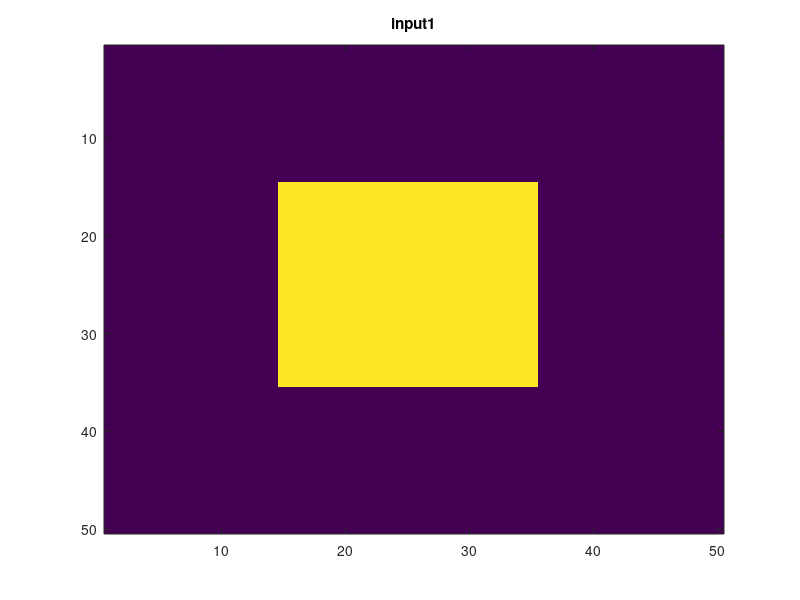
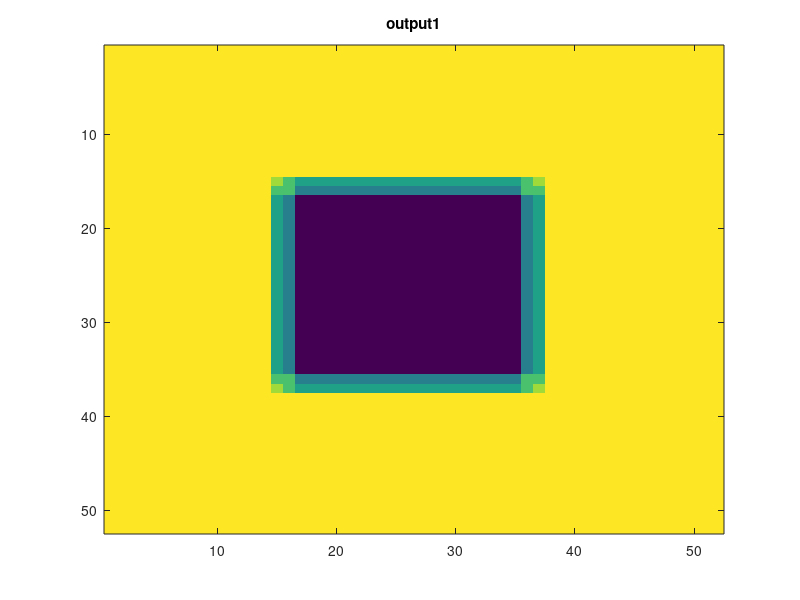
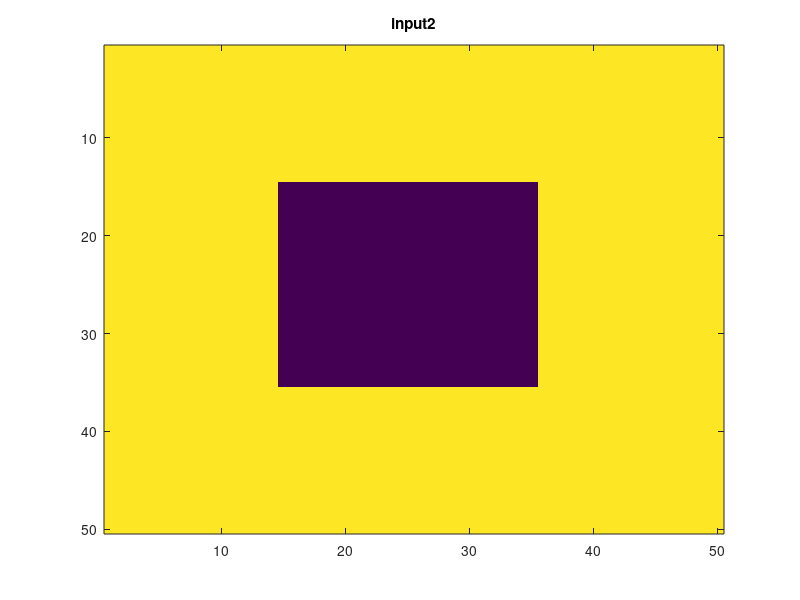
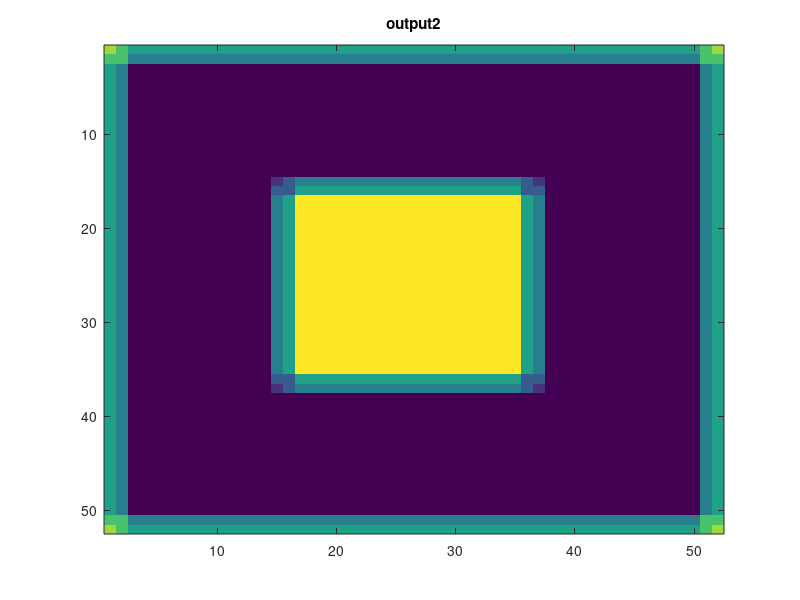

Write the MATLAB code that produced these figures, in order.
function l4_1()
f = zeros(3);
f(:) = -1/8;
f(2,2) = 1/8;

input = zeros(50,50);
for i = 15:35
    for j = 15:35
        input(i,j) = 1;
    end
end
figure,imagesc(input);
title('input1');
output = conv2(input, f);
figure,imagesc(output);
title('output1');


%%%%

input = ones(50,50);
for i = 15:35
    for j = 15:35
        input(i,j) = 0;
    end
end
figure,imagesc(input);
title('input2');
output = conv2(input, f);
figure,imagesc(output);
title('output2');

end